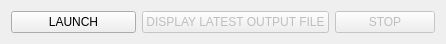
             <widget class="QWidget" name="page_4">
              <property name="geometry">
               <rect>
                <x>0</x>
                <y>0</y>
                <width>446</width>
                <height>44</height>
               </rect>
              </property>
              <attribute name="label">
               <string>Batch</string>
              </attribute>
              <layout class="QHBoxLayout" name="horizontalLayout_14">
               <item>
                <widget class="QPushButton" name="reconstruction_launch_pushButton">
                 <property name="text">
                  <string>LAUNCH</string>
                 </property>
                </widget>
               </item>
               <item>
                <widget class="QPushButton" name="reconstruction_display_latest_output_file_pushButton">
                 <property name="enabled">
                  <bool>false</bool>
                 </property>
                 <property name="text">
                  <string>DISPLAY LATEST OUTPUT FILE</string>
                 </property>
                </widget>
               </item>
               <item>
                <widget class="QPushButton" name="reconstruction_batch_stop_pushButton">
                 <property name="enabled">
                  <bool>false</bool>
                 </property>
                 <property name="minimumSize">
                  <size>
                   <width>100</width>
                   <height>0</height>
                  </size>
                 </property>
                 <property name="maximumSize">
                  <size>
                   <width>100</width>
                   <height>16777215</height>
                  </size>
                 </property>
                 <property name="text">
                  <string>STOP</string>
                 </property>
                </widget>
               </item>
              </layout>
             </widget>
